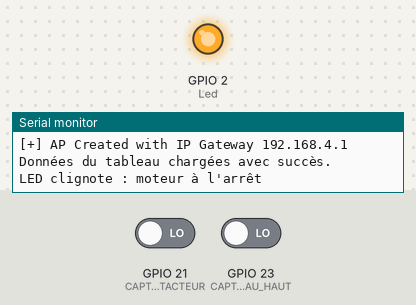
The sketch below on a simulated ESP32. On the bench: output pins drawn as LEDs (lit = HIGH), the last lines printed to the serial monitor. Dashed ring = blinking. The inputs (shaded band) are chosen by the test bench; at power-on: GPIO 23 (CAPTEUR_NIVEAU_HAUT) LOW, GPIO 21 (CAPTEUR_CONTACTEUR) LOW. EEPROM starts erased.

Above: at 1.2 s.
1.3 s: GPIO 23 (CAPTEUR_NIVEAU_HAUT) driven HIGH
At 1.46 s:
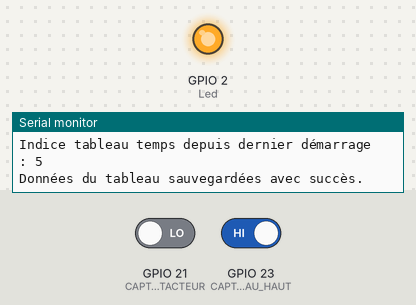
2.8 s: GPIO 21 (CAPTEUR_CONTACTEUR) driven HIGH
At 4.8 s:
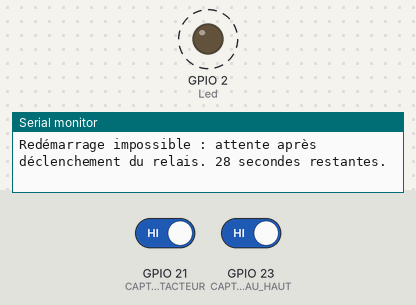
Timing chart, 0 to 12.5 s (numbered marks = the images above; inputs shaded):
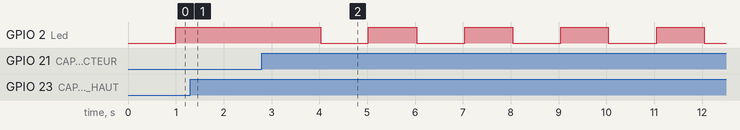

The sketch:

pompe_factorisation_salon_48.ino
```cpp
#include "config.h"
#include "pompe.h"
#include "capteurs.h"
#include "securite.h"
//#include <Arduino.h>
#include <Preferences.h>
#include <esp_task_wdt.h>
#include "web_server.h"

//#define TEST   // laisser pour les test sur planche a pain
#undef TEST  // a activer pour la  production

#include <WiFi.h>
#include <DNSServer.h>
#include <ESPAsyncWebServer.h>


// initialisation serveur AP


String contenuTableau;

DNSServer dnsServer;


//instance pour sauvegarder les données
Preferences prefsPompe;
Preferences prefsnewTime1;  // pour stocker le temps de focntionnement de la pompe

// Prototype de la fonction chargerTableau()
void chargerTableau();

unsigned long dernierDemarrageRecupere = 0;

void setup() {
  Serial.begin(115200);
  Serial.println("\n[*] Creating AP");
  WiFi.mode(WIFI_AP);
  WiFi.softAP(ssid, password, 10);  // Utilisation du canal 10
  Serial.print("[+] AP Created with IP Gateway ");
  Serial.println(WiFi.softAPIP());

  // Configure le DNS local avec le serveur AP
  //**** affiche le tableau des dernier demarrages
  // Configure le DNS local avec le serveur AP
  dnsServer.start(53, apHostname, WiFi.softAPIP());

  //pour enregistrer les donnés
  prefsPompe.begin("pompe", false);  // Nom de namespace "pompe"
  // initialisation des preference pour le temps de fonctionnement
  prefsnewTime1.begin("newTime1", false);

  //configuration watchdog
  esp_task_wdt_init(WDT_TIMEOUT, true);  //enable panic so ESP32 restarts
  esp_task_wdt_add(NULL);                //add current thread to WDT watch

  chargerTableau();  //charger les données sauvegardé

  // Charger le dernier démarrage sauvegardé (si disponible)
  dernierDemarrageRecupere = prefsPompe.getULong("dernierDemarrage", 0);  // Récupère la valeur


  // Initialisation des variables
  initialiserVariables();
  initialiserLed();


  // Initialisation du serveur web
  initWebServer();
}


void loop() {

  dnsServer.processNextRequest();  //pour permettre au serveur DNS de traiter les requêtes entrantes de manière continue.

  //reveil du watchdog
  esp_task_wdt_reset();

  unsigned long currentMillisled = millis();

  //recuperation de la valeur sauvegardé du temps de fonctionnement moteur
  TEMP_FONCTIONNEMENT_MOTEUR = prefsnewTime1.getULong("timeValue", 0) * 1000;


  capteurs = lireCapteurs();  // Rafraîchir les valeurs avant le test

//gestion du clignotement de la led sans utiliser delay
  if (moteurEnMarche) {
    digitalWrite(Led, HIGH);  // Forcer l'allumage de la LED lorsque le moteur est en marche
  } else {
    if (!moteurEnMarche && (currentMillisled - previousMillisled >= intervalled)) {
      previousMillisled = currentMillisled;  // Mettre à jour le dernier moment de changement d'état
      ledState = !ledState;                  // Inverser l'état de la LED
      digitalWrite(Led, ledState);           // Mettre à jour l'état de la LED
      Serial.println("LED clignote : moteur à l'arrêt");
    }
  }

  if (!verifierSecurite()) {
    return;
  }

  // Vérification si l'intervalle de temps est écoulé debug
  if (currentMillisled - previousMillis_print >= interval_print) {
    previousMillis_print = currentMillisled;  // Mise à jour du dernier temps

    // Affichage des informations
    Serial.print("void loop État du capteur de niveau haut : ");
    Serial.println(capteurs.niveauHaut);
    Serial.print("void loop État contacteur : ");
    Serial.println(capteurs.etatContacteur);
    Serial.print("void loop État du relais sécurité : ");
    Serial.println(capteurs.etatRelaisSecurite);
    Serial.print("void loop moteur en marche : ");
    Serial.println(moteurEnMarche);
  }


  //Démarrage du moteur de la pompe
  if (peutDemarrerPompe(capteurs) && !moteurEnMarche) {

    activerPompe();
    moteurEnMarche = true;

    tempsDebut = capteurs.tempsActuel;
    tempsRelaisDeclenche = 0;  // Réinitialise le temps de déclenchement du relais de securité
    tempsReel = 0;             //Mise a 0 de la variable qui donne le temps de fonctionnement réel
    relaisDeclenche = false;   // Réinitialise l'état du relais déclenché
    Serial.println("Démarrage du moteur.");
  }

  else {
    if (moteurEnMarche) {
      // gestion securité lorsque le moteur fonctionne
      if (capteurs.etatRelaisSecurite == HIGH) {
        desactiverPompe();
        moteurEnMarche = false;
        relaisDeclenche = true;
        tempsRelaisDeclenche = capteurs.tempsActuel;  // Enregistre le moment du déclenchement
        Serial.println("Relais de sécurité déclenché.");

      }

      //arret automatique après un certain temps
      else if (capteurs.tempsActuel - tempsDebut >= TEMP_FONCTIONNEMENT_MOTEUR) {
        desactiverPompe();
        moteurEnMarche = false;
        Serial.println("Arrêt automatique du moteur après un certain temps");

        // Calcul du temps écoulé depuis le dernier démarrage
        unsigned long tempsEcoule_1 = capteurs.tempsActuel - dernierDemarrage;
        uint32_t jours = tempsEcoule_1 / JOUR;
        uint32_t heures = (tempsEcoule_1 % JOUR) / HEURE;
        uint32_t minutes = ((tempsEcoule_1 % JOUR) % HEURE) / MINUTE;

        // Affichage du temps écoulé
        Serial.print("Dernier démarrage il y a ");
        Serial.print(jours);
        Serial.print("j ");
        Serial.print(heures);
        Serial.print(":");
        if (minutes < 10) {
          Serial.print("0");
        }
        Serial.println(minutes);

        Serial.print("il y a en cours ");
        Serial.print(securiteDeclenche);
        Serial.println(" sécurité déclenchée");

        // Mise à jour du tableau circulaire
        if (tempsDebut != 0) {
          tempsDepuisDernierDemarrage[indiceDerniereEntreeTempsDepuis] = tempsEcoule_1;
          indiceDerniereEntreeTempsDepuis = (indiceDerniereEntreeTempsDepuis + 1) % MAX_ENTRIES;
          Serial.print("Indice tableau temps depuis dernier démarrage : ");
          Serial.println(indiceDerniereEntreeTempsDepuis);
        }

        // Réinitialisation des variables
        dernierDemarrage = capteurs.tempsActuel;                    // Met à jour le temps du dernier démarrage
        prefsPompe.putULong("dernierDemarrage", dernierDemarrage);  // Sauvegarde le dernier démarrage
        sauvegarderTableau();
      }
    }

    // autorisation de demarrer après la mise en securité du moteur si le temps d'attente est ecoulé
    if (!moteurEnMarche) {
      if (relaisDeclenche && capteurs.tempsActuel - tempsRelaisDeclenche >= TEMP_ATTENTE_SECURITE) {
        relaisDeclenche = false;
        securiteDeclenche++;

        tempsDebut = capteurs.tempsActuel;  // Réinitialise le temps de démarrage

        Serial.println("Temps d'attente après le d&eacuteclenchement du relais terminé. Le moteur peut être redémarré.");
      }
    }
  }

  //calcul du temps reel de fcontionnement

  if (tempsDebut != 0) {
    if (capteurs.etatContacteur == HIGH && !contacteurDeclenche) {
      tempsDebutReel = millis();
      contacteurDeclenche = true;
    } else if (capteurs.etatContacteur == LOW && contacteurDeclenche) {
      tempsFinReel = millis();
      //  tempsReel = tempsFinReel - tempsDebutReel;

      tempsReel = (tempsFinReel - tempsDebutReel) / 1000;  // Conversion en secondes

      Serial.print("Temps de fonctionnement réel : ");
      Serial.print(tempsReel);
      Serial.println(" secondes  ");
      miseAJourEffectuee = true;  //valide la mise a jour du tableau
      contacteurDeclenche = false;
    }
  }

  //verification capteur bloqué

  // if (moteurEnMarche && digitalRead(capteurs.niveauHaut) == HIGH && (millis() - tempsDebut) >= (TEMP_FONCTIONNEMENT_MOTEUR)) {
  //  capteurBloque = true;
  // }
}

void sauvegarderTableau() {
  // Sauvegarder chaque élément du tableau
  for (int i = 0; i < MAX_ENTRIES; i++) {
    String key = "temps_" + String(i);  // Clé unique pour chaque entrée
    prefsPompe.putULong(key.c_str(), tempsDepuisDernierDemarrage[i]);
  }
  // Sauvegarder l'index circulaire
  prefsPompe.putInt("indice_tableau", indiceDerniereEntreeTempsDepuis);
  Serial.println("Données du tableau sauvegardées avec succès.");
}

void chargerTableau() {
  // Charger chaque élément du tableau
  for (int i = 0; i < MAX_ENTRIES; i++) {
    String key = "temps_" + String(i);
    tempsDepuisDernierDemarrage[i] = prefsPompe.getULong(key.c_str(), 0);  // Valeur par défaut à 0 si absent
  }
  // Charger l'index circulaire
  indiceDerniereEntreeTempsDepuis = prefsPompe.getInt("indice_tableau", 0);  // Valeur par défaut à 0 si absent
  // Charger le dernier démarrage
  dernierDemarrage = prefsPompe.getULong("dernierDemarrage", 0);  // Valeur par défaut à 0 si absent
  Serial.println("Données du tableau chargées avec succès.");
}
```

capteurs.cpp
```cpp
#include "capteurs.h"
#include <Arduino.h>  // Nécessaire pour `digitalRead` et `millis`
#include "config.h"

#define CAPTEUR_CONTACTEUR 21
#define CAPTEUR_NIVEAU_HAUT 23
#define RELAIS_SECURITE 21
DonneesCapteurs capteurs;

DonneesCapteurs lireCapteurs() {
    DonneesCapteurs data;
    data.etatContacteur = digitalRead(CAPTEUR_CONTACTEUR);
    data.niveauHaut = digitalRead(CAPTEUR_NIVEAU_HAUT);
    data.etatRelaisSecurite = digitalRead(RELAIS_SECURITE);
    data.tempsActuel = millis();
    return data;
}
```

capteurs.h
```cpp
#ifndef CAPTEURS_H
#define CAPTEURS_H
#include "config.h"

struct DonneesCapteurs {
    int etatContacteur;
    int niveauHaut;
    int etatRelaisSecurite;
    unsigned long tempsActuel;
};

extern DonneesCapteurs capteurs;

DonneesCapteurs lireCapteurs();

#endif
```

pompe.cpp
```cpp
#include "pompe.h"
#include <Arduino.h>  // Nécessaire pour `digitalWrite`
#include "config.h"
#include "capteurs.h"


void updateLedState() {
  if (moteurEnMarche) {
    digitalWrite(Led, HIGH);  // Allume la LED lorsque le moteur est en marche
  } else {
    digitalWrite(Led, LOW);  // Éteint la LED lorsque le moteur est à l'arrêt
  }
}

void initialiserLed() {
  pinMode(Led, OUTPUT);  // Déplacer ici la configuration de la broche Led
}

void activerPompe() {
  if (!moteurEnMarche) {  // Empêche de redémarrer si déjà en marche
    digitalWrite(MOTEUR_POMPE, LOW);
    // digitalWrite(Led, HIGH);
    Serial.println("commande moteur marche");
    updateLedState();       // Mettre à jour l'état de la LED
    tempsDebut = millis();  // Enregistre le moment du démarrage
  }
}

void desactiverPompe() {
  if (moteurEnMarche) {  // Empêche d'arrêter si déjà à l'arrêt
    digitalWrite(MOTEUR_POMPE, HIGH);
    // digitalWrite(Led, LOW);
    Serial.println("commande moteur arret");
    updateLedState();  // Mettre à jour l'état de la LED
  }
}

bool peutDemarrerPompe(DonneesCapteurs capteursActuels) {
  static unsigned long previousMillisAffichage = 0;  // Temps du dernier affichage
  const unsigned long intervalAffichage = 5000;      // Intervalle d'affichage (4 secondes)
  unsigned long currentMillis = millis();            // Temps actuel

  // Vérifie si l'intervalle d'affichage est écoulé
  if (currentMillis - previousMillisAffichage >= intervalAffichage) {
    previousMillisAffichage = currentMillis;  // Mise à jour du dernier affichage

    // Affichage des conditions de démarrage
    Serial.println("Vérification des conditions de démarrage...");
    Serial.print("État du niveau Haut : ");
    Serial.println(capteursActuels.niveauHaut);

    if (capteursActuels.niveauHaut == HIGH) {
      Serial.println("Condition remplie : niveauHaut est haut.");
    } else {
      Serial.println("Condition non remplie : niveauHaut est bas.");
    }

    if (capteursActuels.etatContacteur != LOW) {
      Serial.println("Condition non remplie : contacteur pas en position.");
    }

    if (capteursActuels.etatRelaisSecurite != LOW) {
      Serial.println("Condition non remplie : relais sécurité actif.");
    }
  }
  //ajoute un delai avant redeclecnhement de la pompe
  if (relaisDeclenche && (currentMillis - tempsRelaisDeclenche < DELAI_ATTENTE_REDEMARRAGE)) {
    // Calcul du temps restant avant le redémarrage autorisé
    unsigned long tempsRestant = (DELAI_ATTENTE_REDEMARRAGE - (currentMillis - tempsRelaisDeclenche)) / 1000;
    Serial.print("Redémarrage impossible : attente après déclenchement du relais. ");
    Serial.print(tempsRestant);
    Serial.println(" secondes restantes.");
    return false;  // Empêcher le démarrage pendant le délai
    // Vérification logique des conditions
  }
  if (capteursActuels.niveauHaut == HIGH && capteursActuels.etatContacteur == LOW && capteursActuels.etatRelaisSecurite == LOW) {
    if (currentMillis - previousMillisAffichage >= intervalAffichage) {
      Serial.println("Toutes les conditions sont remplies, démarrage possible !");
    }
    return true;
  } else {
    return false;
  }
}
```

pompe.h
```cpp
#ifndef POMPE_H
#define POMPE_H

#include <Arduino.h>  // Ajout de l'API Arduino
#include "config.h"
#include "capteurs.h"

void activerPompe();
void desactiverPompe();
void initialiserLed();
bool peutDemarrerPompe(DonneesCapteurs capteursActuels);  // Déclaration seulement


#endif
```

securite.cpp
```cpp
#include "securite.h"
#include <Arduino.h>  // Nécessaire pour Serial
#include "config.h"
#include "capteurs.h"
// Variables supplémentaires pour le capteur bloqué
unsigned long tempsNiveauHautActif = 0; // Temps cumulé où niveauHaut est actif
           // Indicateur si le capteur est bloqué

bool verifierSecurite() {
    if (securiteDeclenche >= MAX_SECURITE) {
        continuerProgramme = false;
        Serial.println("Arrêt total en raison de trop de déclenchements consécutifs de la sécurité.");
        return false;
    }
    return true;
}
```

securite.h
```cpp
#ifndef SECURITE_H
#define SECURITE_H

#include "config.h"

extern bool continuerProgramme;
extern int securiteDeclenche;

// Variables supplémentaires
extern unsigned long tempsNiveauHautActif; // Temps cumulé où niveauHaut est actif


bool verifierSecurite();


#endif
```

web_server.h
```cpp
#ifndef WEB_SERVER_H
#define WEB_SERVER_H

#include <ESPAsyncWebServer.h>

// Déclaration externe de la variable server
extern AsyncWebServer server;

// Déclaration de la fonction initWebServer()
void initWebServer();
void initWebDefault();
void initWebAlarm();


#endif // WEB_SERVER_H
```

config.cpp
```cpp
#include "config.h"

// Définition des variables
const char* ssid = "Pompe_Relevage6";     // Définie une seule fois
const char* password = "123456789";      // Définie une seule fois
const char* apHostname = "pompe1.com"; // Définie une seule fois

int Led = 2;

bool capteurBloque = false; // Valeur initiale
bool relaisDeclenche = false; // Valeur initiale
int securiteDeclenche = 0; // Valeur initiale
unsigned long tempsDebut = 0;
unsigned long tempsRelaisDeclenche = 0;
bool moteurEnMarche = false;
unsigned long tempsrelai = 0;
unsigned long tempsTotal = 0;
unsigned long jours = 0, heures = 0, minutes = 0, secondes = 0;
unsigned long dernierDemarrage = 0;
extern unsigned long TEMP_FONCTIONNEMENT_MOTEUR = 0;

unsigned long tempsDepuisDernierDemarrage[MAX_ENTRIES] = {0};
unsigned long tempsReelDeFonctionnement[MAX_ENTRIES] = {0};
int indiceDerniereEntreeTempsDepuis = 0;
int indiceDerniereEntreeTempsReel = 0;
int nombreEntries = 0;
int indiceDerniereEntree = 0;

volatile unsigned long tempsDebutReel = 0;
volatile unsigned long tempsFinReel = 0;
volatile bool contacteurDeclenche = false;
int simulateurContacteur = 0;
unsigned long tempsReel = 0;
bool miseAJourEffectuee = false;
bool initialisationVoyant = false;
bool continuerProgramme = true;
unsigned long debutNiveauHaut = 0;
const unsigned long SEUIL_BLOCAGE = 5000;  // 10 secondes

// Définition des variables
const long intervalled = 1000;
unsigned long previousMillisled = 0;
bool ledState = false;
unsigned long previousMillis_print = 0; // Variable pour stocker le dernier temps
const unsigned long interval_print = 4000;


void initialiserVariables() {
    securiteDeclenche = 0;
    continuerProgramme = true;
}
```

config.h
```cpp
#ifndef CONFIG_H
#define CONFIG_H

// Broches
#define MOTEUR_POMPE         22
#define CAPTEUR_NIVEAU_HAUT  23
#define RELAIS_SECURITE      21
#define CAPTEUR_CONTACTEUR   4
// watchdog en seconde :
#define WDT_TIMEOUT 5
#define DELAI_ATTENTE_REDEMARRAGE 30000
extern int Led;  // Déclaration externe de la variable Led

// Constantes de temps
const unsigned long MILLISECONDE = 1;
const unsigned long SECONDE = 1000 * MILLISECONDE;
const unsigned long MINUTE = 60 * SECONDE;
const unsigned long HEURE = 60 * MINUTE;
const unsigned long JOUR = 24 * HEURE;

//gestion led clignotante
extern const long intervalled;
extern unsigned long previousMillisled;
extern bool ledState;

// Configuration
const unsigned long TEMP_FONCTIONNEMENT_MOTEUR_CONFIG = 2000;
const unsigned long TEMP_ATTENTE_SECURITE = 10000UL;
const int MAX_SECURITE = 5;
const int MAX_ENTRIES = 10;
const int MAX_STRING_LENGTH = 100;

//constante pour aficher les message de debug gentiment
extern unsigned long previousMillis_print ; // Variable pour stocker le dernier temps
extern const unsigned long interval_print ; // Intervalle de temps en millisecondes (3 secondes)


// Options
#define SIMULATEUR_CONTACTEUR 1
#define SCRIPT 1

// Réseau
extern const char* ssid;
extern const char* password;
extern const char* apHostname; // Le nom d'hôte que vous souhaitez utiliser

// Variables d'état
extern bool capteurBloque;
extern bool relaisDeclenche;
extern unsigned long tempsDebut;
extern unsigned long tempsRelaisDeclenche;
extern bool moteurEnMarche;
extern unsigned long tempsrelai;
extern unsigned long tempsTotal;
extern unsigned long jours, heures, minutes, secondes;
extern unsigned long dernierDemarrage;
extern unsigned long TEMP_FONCTIONNEMENT_MOTEUR;

// Tableaux de stockage
extern unsigned long tempsDepuisDernierDemarrage[MAX_ENTRIES];
extern unsigned long tempsReelDeFonctionnement[MAX_ENTRIES];
extern int indiceDerniereEntreeTempsDepuis;
extern int indiceDerniereEntreeTempsReel;
extern int nombreEntries;
extern int indiceDerniereEntree;
extern unsigned long debutNiveauHaut;
extern const unsigned long SEUIL_BLOCAGE;  // 10 secondes


// Calcul du temps réel de fonctionnement avec retour du contacteur
extern volatile unsigned long tempsDebutReel;
extern volatile unsigned long tempsFinReel;
extern volatile bool contacteurDeclenche;
extern int simulateurContacteur; // Simulation retour contacteur
extern unsigned long tempsReel; // Variable du temps réel de fonctionnement
extern bool miseAJourEffectuee; // Indicateur de mise à jour tableau
extern bool initialisationVoyant;

extern bool moteurEnMarche;
extern int securiteDeclenche;
extern bool continuerProgramme;

void initialiserVariables();


#endif
```

Measured:
- after the input at 1.3 s, GPIO 2 (Led): stays HIGH (without the input it goes to LOW after 0.70 s)
- after the input at 2.8 s, GPIO 2 (Led): alternates HIGH for 1.0 s and LOW for 1.0 s, starting after 1.2 s
